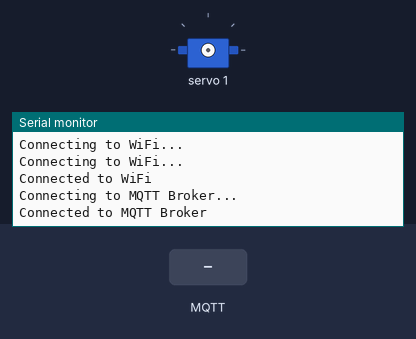
A sketch run on a simulated ESP32. Parts: servo, the last lines printed to the serial monitor. The inputs (shaded band) are chosen by the test bench. WiFi joins after 1.5 s; servers stay silent unless stated; no MQTT or app messages arrive unless stated.

Above: at 3.2 s.
3.3 s: MQTT message "1BATH" arrives on the first subscribed topic
At 4.4 s:
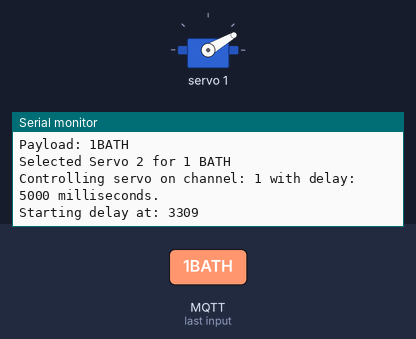
At 9.5 s:
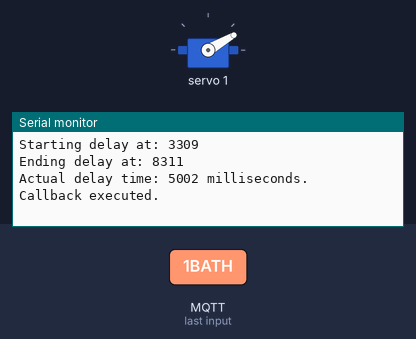

The sketch:

test-mqtt.ino
```cpp
#include <Wire.h>
#include <Adafruit_PWMServoDriver.h>
#include <WiFi.h>
#include <ESP32Servo.h>
#include <PubSubClient.h>
#include <ArduinoHttpClient.h>
#include <ESPAsyncWebServer.h>

const char* ssid = "CoEIoT";
const char* password = "iot.coe.psu.ac.th";

const char* mqttServer = "172.30.81.197";
const int mqttPort = 1883;
const char* mqttTopic = "iot1";

String wifiMac;
WiFiClient espClient;
PubSubClient client;


Adafruit_PWMServoDriver pwm = Adafruit_PWMServoDriver();


void callback(char* topic, byte* payload, unsigned int length);


void setup() {
  Serial.begin(115200);
  WiFi.begin(ssid, password);
  while (WiFi.status() != WL_CONNECTED) {
    delay(1000);
    Serial.println("Connecting to WiFi...");
  }
  Serial.println("Connected to WiFi");

  client.setServer(mqttServer, mqttPort);
  client.setClient(espClient);
  client.setCallback(callback);

  // ติดต่อ PCA9685
  pwm.begin();
  pwm.setPWMFreq(60);  // ตั้งค่าความถี่ PWM (สามารถเปลี่ยนเป็นค่าอื่นตามต้องการ)


}

void loop() {
  if (!client.connected()) {
    reconnect();
  }
  client.loop();
}

void reconnect() {
  while (!client.connected()) {
    Serial.println("Connecting to MQTT Broker...");
    // Serial.print("MQTT Server: ");
    // Serial.println(mqttServer);
    // Serial.print("MQTT Port: ");
    // Serial.println(mqttPort);
    // Serial.print("MQTT Topic: ");
    // Serial.println(mqttTopic);

    if (client.connect(wifiMac.c_str())) {
      Serial.println("Connected to MQTT Broker");
      client.subscribe(mqttTopic);
    } else {
      Serial.print("Failed to connect to MQTT Broker, retrying in 5 seconds...");
      delay(5000);
    }
  }
}
//Servo Code
// void controlServo(int servoChannel,int delaytime) {
//   // คำนวณค่า PWM สำหรับตำแหน่งของ Servo จากองศา (0-180)
//   int pulse = map(servoChannel, 0, 6, 180, 360);
//   pwm.setPWM(servoChannel, 0, pulse);

//   delay(delaytime); // 10 seconds

//   // Stop servo by setting PWM to 0
//   pwm.setPWM(servoChannel, 0, 0);

// }

void controlServo(int servoChannel, int delayTime) {
  Serial.print("Controlling servo on channel: ");
  Serial.print(servoChannel);
  Serial.print(" with delay: ");
  Serial.print(delayTime);
  Serial.println(" milliseconds.");

  // สมมติว่าเราคำนวณค่า PWM จากองศา (0-180) และส่งค่าไปยังเซอร์โว
  int pulse = map(servoChannel, 0, 6, 180, 360);
  pwm.setPWM(servoChannel, 0, pulse);


  // บันทึกเวลาเริ่มต้น
  unsigned long startTime = millis();
  Serial.print("Starting delay at: ");
  Serial.println(startTime);

  delay(delayTime); // ใช้เวลา delay

  // บันทึกเวลาหลังจาก delay
  unsigned long endTime = millis();
  Serial.print("Ending delay at: ");
  Serial.println(endTime);

  // คำนวณและแสดงเวลาที่ใช้จริง
  Serial.print("Actual delay time: ");
  Serial.print(endTime - startTime);
  Serial.println(" milliseconds.");

  // หยุดเซอร์โว
  pwm.setPWM(servoChannel, 0, 0);
}

void callback(char* topic, byte* payload, unsigned int length) {
  Serial.println("Callback triggered!");

  Serial.print("Message received on topic: ");
  Serial.println(topic);
  Serial.print("Payload: ");

  String payloadStr = "";
  for (int i = 0; i < length; i++) {
    payloadStr += (char)payload[i];
  }
  Serial.println(payloadStr);


  // ทำการควบคุม Servo 2, 4, 6 ตามค่าที่รับมาจาก MQTT
  if (payloadStr == "1BATH") {
    Serial.println("Selected Servo 2 for 1 BATH");
    controlServo(1,5000);
  } else if (payloadStr == "2BATH") {
    controlServo(2,6500);
  } else if (payloadStr == "3BATH") {
    controlServo(3,5000);
  } else if (payloadStr == "4BATH") {
    controlServo(4,7000);
  } else if (payloadStr == "5BATH") {
    controlServo(5,10000);
  } else if (payloadStr == "6BATH") {
    controlServo(0,3500);
  }
  Serial.println("Callback executed.");  // Add this line for debugging

}
```

Measured:
- after the input at 3.3 s, the serial monitor: prints a new line at once (image 1)
